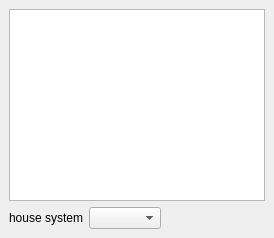
     <widget class="QWidget" name="tab_houses" >
      <attribute name="title" >
       <string>Houses</string>
      </attribute>
      <layout class="QVBoxLayout" >
       <property name="spacing" >
        <number>6</number>
       </property>
       <property name="leftMargin" >
        <number>9</number>
       </property>
       <property name="topMargin" >
        <number>9</number>
       </property>
       <property name="rightMargin" >
        <number>9</number>
       </property>
       <property name="bottomMargin" >
        <number>9</number>
       </property>
       <item>
        <widget class="QTableWidget" name="houses_table" />
       </item>
       <item>
        <layout class="QHBoxLayout" >
         <property name="spacing" >
          <number>6</number>
         </property>
         <property name="leftMargin" >
          <number>0</number>
         </property>
         <property name="topMargin" >
          <number>0</number>
         </property>
         <property name="rightMargin" >
          <number>0</number>
         </property>
         <property name="bottomMargin" >
          <number>0</number>
         </property>
         <item>
          <widget class="QLabel" name="label_4" >
           <property name="text" >
            <string>house system</string>
           </property>
          </widget>
         </item>
         <item>
          <widget class="QComboBox" name="house_system_combo" />
         </item>
         <item>
          <spacer>
           <property name="orientation" >
            <enum>Qt::Horizontal</enum>
           </property>
           <property name="sizeHint" >
            <size>
             <width>40</width>
             <height>20</height>
            </size>
           </property>
          </spacer>
         </item>
        </layout>
       </item>
      </layout>
     </widget>
